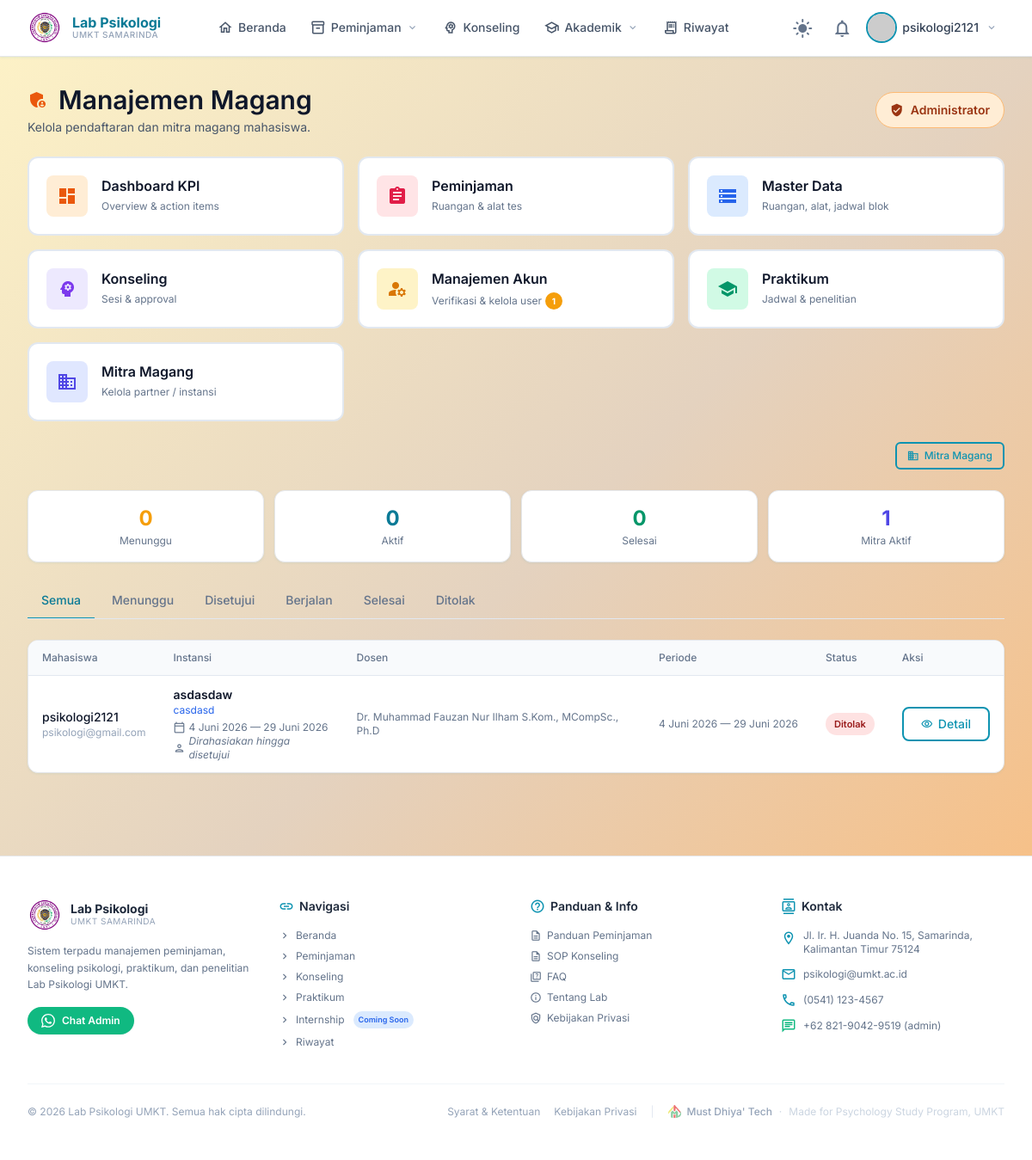
Before: /admin-panel/internship/ (signed in) with the older database file.
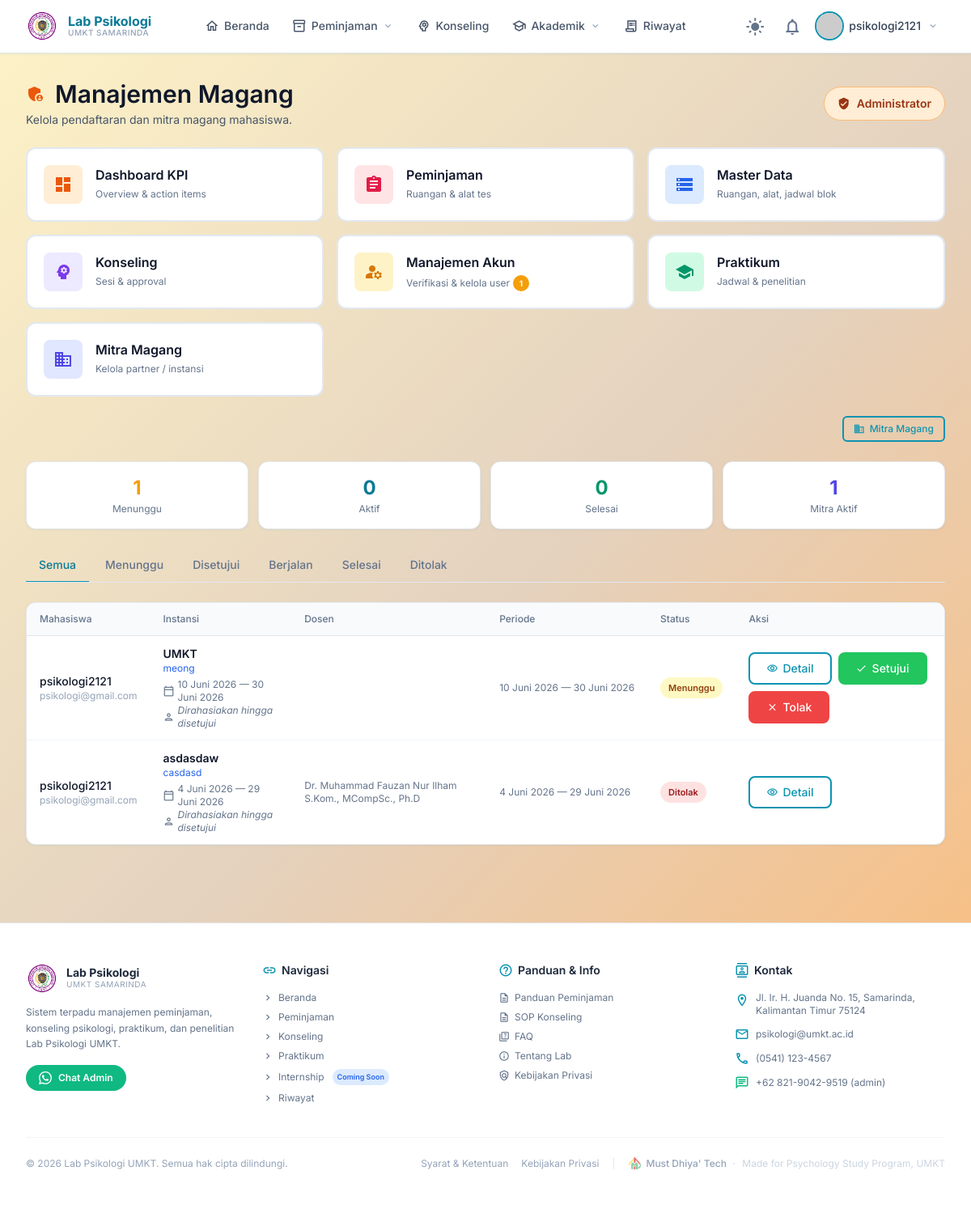
After: the same page with the newer database file.
### internship/models.py (models this page shows, shortened)
class InternshipRequest(TimeStampedModel):
    STATUS_CHOICES = (
        ('pending', 'Menunggu'),
        ('approved', 'Disetujui'),
        ('ongoing', 'Berjalan'),
        ('completed', 'Selesai'),
        ('rejected', 'Ditolak'),
    )
    student = models.ForeignKey(
        User,
        on_delete=models.CASCADE,
        related_name='internship_requests',
        verbose_name='Mahasiswa'
    )
    partner = models.ForeignKey(
        InternshipPartner,
        on_delete=models.SET_NULL,
        null=True, blank=True,
        verbose_name='Mitra Magang'
    )
    partner_name = models.CharField(max_length=200, blank=True, verbose_name='Nama Instansi')
    partner_address = models.TextField(blank=True, verbose_name='Alamat Instansi')
    partner_field = models.CharField(max_length=100, blank=True, verbose_name='Bidang Magang')
    supervisor_name = models.CharField(max_length=150, verbose_name='Supervisor Lapangan')
    supervisor_phone = models.CharField(max_length=20, verbose_name='No. HP Supervisor')
    start_date = models.DateField(verbose_name='Tanggal Mulai')
    end_date = models.DateField(verbose_name='Tanggal Selesai')
    total_days = models.PositiveIntegerField(default=0, verbose_name='Total Hari Magang')
    lecturer = models.ForeignKey(
        Lecturer,
        on_delete=models.SET_NULL,
        null=True,
        blank=True,
        related_name='internships',
        verbose_name='Dosen Pembimbing'
    )
    status = models.CharField(max_length=20, choices=STATUS_CHOICES, default='pending')
    approved_by = models.ForeignKey(
        User,
        on_delete=models.SET_NULL,
        null=True, blank=True,
        related_name='approved_internships'
    )
    approved_at = models.DateTimeField(null=True, blank=True)
    intro_letter = models.FileField(
        upload_to='internship/docs/',
        blank=True, null=True,
        verbose_name='Surat Pengantar'
    )
    final_report = models.FileField(
        upload_to='internship/reports/',
        blank=True, null=True,
        verbose_name='Laporan Akhir'
    )
    assessment = models.FileField(
        upload_to='internship/assessments/',
        blank=True, null=True,
        verbose_name='Penilaian Supervisor'
    )
    class Meta:
        ordering = ['-created_at']
        verbose_name = 'Pendaftaran Magang'
        verbose_name_plural = 'Pendaftaran Magang'

class InternshipPartner(TimeStampedModel):
    name = models.CharField(max_length=200, verbose_name='Nama Instansi')
    address = models.TextField(blank=True, verbose_name='Alamat')
    field = models.CharField(
        max_length=100,
        blank=True,
        verbose_name='Bidang Magang',
        help_text='Psikologi Klinis, Industri, dll'
    )
    contact_person = models.CharField(max_length=150, blank=True, verbose_name='Kontak Person')
    phone = models.CharField(max_length=20, blank=True)
    email = models.EmailField(blank=True)
    keterangan = models.TextField(
        blank=True,
        verbose_name='Keterangan',
        help_text='Contoh: Magang berbayar/tidak berbayar, jam kerja, syarat khusus, dll'
    )
    is_active = models.BooleanField(default=True)
    quota = models.PositiveIntegerField(
        default=0,
        verbose_name='Kuota',
        help_text='0 = tidak dibatasi'
    )
    class Meta:
        ordering = ['name']
        verbose_name = 'Mitra Magang'
        verbose_name_plural = 'Mitra Magang'

### accounts/models.py (models this page shows, shortened)
class User(AbstractUser):
    ROLE_CHOICES = (
        ('mahasiswa', 'Mahasiswa'),
        ('dosen', 'Dosen'),
        ('laboran', 'Laboran/Admin'),
        ('eksternal', 'Eksternal'),
    )
    USER_TYPE_CHOICES = (
        ('umkt', 'UMKT'),
        ('non_umkt', 'Non-UMKT / Umum'),
    )
    rejection_reason = models.TextField(
        blank=True, null=True,
        verbose_name='Alasan Penolakan'
    )
    rejected_at = models.DateTimeField(blank=True, null=True)
    rejected_by = models.ForeignKey(
        'self',
        on_delete=models.SET_NULL,
        null=True, blank=True,
        related_name='rejected_users',
        verbose_name='Ditolak oleh'
    )
    email = models.EmailField(_('email address'), unique=True)
    role = models.CharField(max_length=20, choices=ROLE_CHOICES, default='mahasiswa')
    user_type = models.CharField(max_length=10, choices=USER_TYPE_CHOICES, default='umkt')
    nim_nip = models.CharField(max_length=20, blank=True, null=True, verbose_name='NIM/NIP')
    prodi = models.CharField(max_length=100, blank=True, null=True, verbose_name='Program Studi')
    angkatan = models.PositiveSmallIntegerField(blank=True, null=True, verbose_name='Angkatan')
    instansi = models.CharField(max_length=200, blank=True, null=True)
    phone = models.CharField(max_length=20, blank=True, null=True)
    avatar = models.ImageField(upload_to='avatars/', blank=True, null=True)
    ktm_photo = models.ImageField(upload_to='ktm/', blank=True, null=True, verbose_name='Foto KTM/KTP')
    is_verified = models.BooleanField(default=False)
    verified_at = models.DateTimeField(blank=True, null=True)
    verified_by = models.ForeignKey(
        'self',
        on_delete=models.SET_NULL,
        null=True, blank=True,
        related_name='verified_users',
        verbose_name='Diverifikasi oleh'
    )
    created_at = models.DateTimeField(auto_now_add=True)
    updated_at = models.DateTimeField(auto_now=True)
    USERNAME_FIELD = 'email'
    REQUIRED_FIELDS = ['username', 'first_name', 'last_name']
    class Meta:
        ordering = ['-created_at']
        verbose_name = 'User'
        verbose_name_plural = 'Users'
    def get_full_name(self):
        return f"{self.first_name} {self.last_name}".strip() or self.username
    @property
    def is_umkt(self):
        return self.user_type == 'umkt'

### research/models.py (models this page shows, shortened)
class Lecturer(TimeStampedModel):
    FOCUS_CHOICES = (
        ('klinis',       'Psikologi Klinis'),
        ('perkembangan', 'Psikologi Perkembangan'),
        ('sosial',       'Psikologi Sosial'),
        ('industri',     'Psikologi Industri & Organisasi'),
        ('agama',   'Psikologi Islam'),
        ('pendidikan',   'Psikologi Pendidikan'),
        ('umum',         'Umum'),
    )
    name         = models.CharField(max_length=200, verbose_name='Nama Dosen')
    nip          = models.CharField(max_length=50, blank=True, null=True, verbose_name='NIP')
    focus        = models.CharField(max_length=20, choices=FOCUS_CHOICES, verbose_name='Bidang Fokus')
    email        = models.EmailField(blank=True, null=True)
    phone        = models.CharField(max_length=20, blank=True, null=True)
    photo        = models.ImageField(upload_to='lecturers/', blank=True, null=True)
    bio          = models.TextField(blank=True, null=True, verbose_name='Deskripsi Singkat')
    is_active    = models.BooleanField(default=True)
    class Meta:
        ordering = ['focus', 'name']
        verbose_name = 'Dosen'
        verbose_name_plural = 'Dosen'

### internship/admin_views.py (the view)
# urls.py: path('',                            admin_views.InternshipAdminListView.as_view(),   name='admin-internship-list'),
class InternshipAdminListView(AdminRequiredMixin, View):
    def get(self, request):
        status_filter = request.GET.get('status', 'all')
        qs = InternshipRequest.objects.select_related(
            'student', 'lecturer', 'partner'
        ).order_by('-created_at')
        if status_filter != 'all':
            qs = qs.filter(status=status_filter)
        ctx = {
            'internship_list': qs,
            'status_filter':   status_filter,
            'status_tabs': [
                ('all', 'Semua'), ('pending', 'Menunggu'),
                ('approved', 'Disetujui'), ('ongoing', 'Berjalan'),
                ('completed', 'Selesai'), ('rejected', 'Ditolak'),
            ],
            'internship_stats': {
                'pending':   InternshipRequest.objects.filter(status='pending').count(),
                'ongoing':   InternshipRequest.objects.filter(status__in=['approved','ongoing']).count(),
                'completed': InternshipRequest.objects.filter(status='completed').count(),
                'partners':  InternshipPartner.objects.filter(is_active=True).count(),
            },
        }
        return render(request, 'admin/internship_list.html', ctx)

### core/context_processors.py (called while the page is built)
def media_url(request):
    return {
        'MEDIA_URL': settings.MEDIA_URL,
    }

### internship/admin_views.py (called while the page is built)
    def test_func(self):
        return self.request.user.is_staff

### konseling/context_processors.py (called while the page is built)
def admin_stats(request):
    if not request.user.is_authenticated or not request.user.is_staff:
        return {}
    return {
        'stats': {
            'peminjaman_pending': RoomBooking.objects.filter(status='pending').count(),
            'tool_pending':       ToolRental.objects.filter(status='pending').count(),
            'konseling_pending':  KonselingSession.objects.filter(status='pending').count(),
            'penelitian_pending': ResearchRequest.objects.filter(status='pending').count(),
            'akun_pending':       User.objects.filter(is_active=False, is_verified=False)
                                      .exclude(is_superuser=True).count(),
        }
    }

### templates/admin/internship_list.html (shortened to what the changed rows need)
{% extends "admin_shell.html" %}
{% block page_heading %}Manajemen Magang{% endblock %}
{% block admin_content %}
<div class="grid grid-cols-2 sm:grid-cols-4 gap-3 mb-6">
  {% with s=internship_stats %}
  <div class="card p-4 text-center">
    <p class="text-2xl font-bold text-amber-500">{{ s.pending }}</p>
    <p class="text-xs text-slate-500 mt-0.5">Menunggu</p>
  </div>
  {% endwith %}
</div>
<div class="flex gap-1 mb-4 border-b border-slate-200 dark:border-slate-700 overflow-x-auto">
  {% for val, label in status_tabs %}
  <a href="?status={{ val }}"
     class="px-4 py-2.5 text-sm font-medium whitespace-nowrap border-b-2 -mb-px transition-colors
       {% if status_filter == val %}border-primary-500 text-primary-600 dark:text-primary-400
       {% else %}border-transparent text-slate-500 hover:text-slate-700{% endif %}">
    {{ label }}
  </a>
  {% endfor %}
</div>
<div class="card overflow-hidden">
  <table class="w-full text-sm">
    <thead class="bg-slate-50 dark:bg-slate-700/50 border-b border-slate-200 dark:border-slate-700">
      <tr>
        <th class="px-4 py-3 text-left font-medium text-slate-500 text-xs">Mahasiswa</th>
        <th class="px-4 py-3 text-left font-medium text-slate-500 text-xs">Instansi</th>
        <th class="px-4 py-3 text-left font-medium text-slate-500 text-xs">Dosen</th>
        <th class="px-4 py-3 text-left font-medium text-slate-500 text-xs">Periode</th>
        <th class="px-4 py-3 text-left font-medium text-slate-500 text-xs">Status</th>
        <th class="px-4 py-3 text-left font-medium text-slate-500 text-xs">Aksi</th>
      </tr>
    </thead>
    <tbody class="divide-y divide-slate-100 dark:divide-slate-700">
      {% for req in internship_list %}
      <tr class="hover:bg-slate-50 dark:hover:bg-slate-700/30 transition-colors" id="row-{{ req.id }}">
        <td class="px-4 py-3">
          <p class="font-medium text-slate-900 dark:text-slate-100">{{ req.student.get_full_name }}</p>
          <p class="text-xs text-slate-400">{{ req.student.email }}</p>
        </td>
        <td class="px-4 py-3">
          <div>
  <p class="font-semibold text-sm text-slate-900 dark:text-slate-100">
    {% if req.partner_name %}
      {{ req.partner_name }}
    {% elif req.partner %}
      {{ req.partner.name }}
    {% else %}
      Mitra belum tersedia
    {% endif %}
  </p>
  <p class="text-xs text-blue-600 dark:text-blue-400">
    {% if req.partner_field %}
      {{ req.partner_field }}
    {% elif req.partner and req.partner.field %}
      {{ req.partner.field }}
    {% else %}
      Bidang belum tersedia
    {% endif %}
  </p>
  <p class="text-xs text-slate-500 dark:text-slate-400 mt-1 flex items-center gap-1">
    <span class="material-icons-outlined mat-xs">calendar_today</span>
    {{ req.start_date }} — {{ req.end_date }}
  </p>
  <p class="text-xs text-slate-500 dark:text-slate-400 flex items-center gap-1">
    <span class="material-icons-outlined mat-xs">person</span>
    {% if req.status == 'approved' or req.status == 'ongoing' or req.status == 'completed' %}
      {% if req.lecturer %}
        {{ req.lecturer.name }}
      {% else %}
        <span class="italic">Dosen belum ditentukan</span>
      {% endif %}
    {% else %}
      <span class="italic">Dirahasiakan hingga disetujui</span>
    {% endif %}
  </p>
</div>
        </td>
        <td class="px-4 py-3 text-xs text-slate-500">{{ req.lecturer.name }}</td>
        <td class="px-4 py-3 text-xs text-slate-500 whitespace-nowrap">
          {{ req.start_date }} — {{ req.end_date }}
        </td>
        <td class="px-4 py-3">
          <span class="badge
            {% if req.status == 'pending' %}badge-warning
            {% elif req.status == 'approved' %}badge-success
            {% elif req.status == 'ongoing' %}badge-primary
            {% elif req.status == 'completed' %}badge-gray
            {% elif req.status == 'rejected' %}badge-danger{% endif %}">
            {{ req.get_status_display }}
          </span>
        </td>
        <td class="px-4 py-3">
          <div class="flex gap-2 flex-wrap">
            <button onclick="openInternshipDetail({{ req.id }})"
                    class="btn btn-xs btn-outline">
              <span class="material-icons-outlined mat-xs">visibility</span>Detail
            </button>
            {% if req.status == 'pending' %}
            <button onclick="approveInternship({{ req.id }})"
                    class="btn btn-xs btn-success">
              <span class="material-icons-outlined mat-xs">check</span>Setujui
            </button>
            <button onclick="rejectInternship({{ req.id }})"
                    class="btn btn-xs btn-danger">
              <span class="material-icons-outlined mat-xs">close</span>Tolak
            </button>
            {% endif %}
          </div>
        </td>
      </tr>
      {% endfor %}
    </tbody>
  </table>
</div>
{% endblock %}

Changed rows visible on the page:
added InternshipRequest: student.get_full_name "psikologi2121", student.email "psikologi@gmail.com", partner.name "UMKT", partner.field "meong", start_date "10 Juni 2026", end_date "30 Juni 2026", shows "Dirahasiakan hingga disetujui", status "Menunggu"
Other visible differences:
{{ s.pending }}: "0" → "1"
